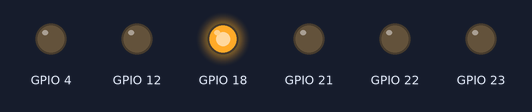
The program below on a simulated Raspberry Pi (BCM pin numbers). Shown: output pins drawn as LEDs (lit = HIGH). At 2.8 s the program stops and its outputs stay as they are.

Above: at 0.2 s.
At 0.6 s:
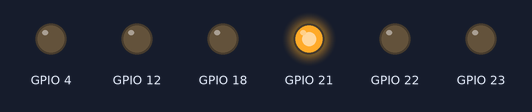
At 1.0 s:
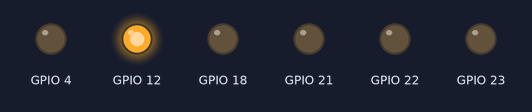
At 1.4 s:
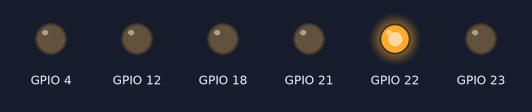
At 2.2 s:
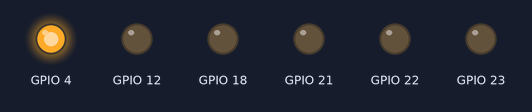
At 2.9 s:
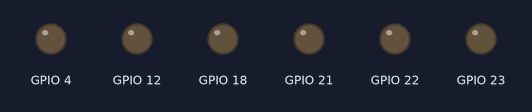
Timing chart, 0 to 4.3 s (numbered marks = the images above):
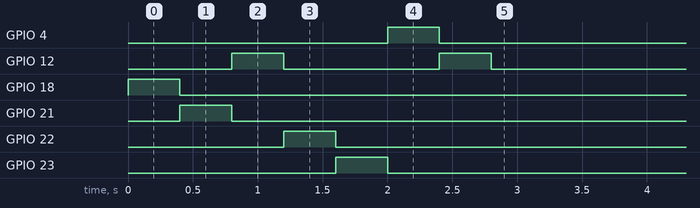

Measured:
- by itself, GPIO 4: LOW → HIGH at 2.0 s, → LOW 0.40 s later
- by itself, GPIO 12: alternates HIGH for 0.40 s and LOW for 1.2 s
- by itself, GPIO 18: LOW → HIGH at 0.00 s, → LOW 0.40 s later
- by itself, GPIO 21: LOW → HIGH at 0.40 s, → LOW 0.40 s later
- by itself, GPIO 22: LOW → HIGH at 1.2 s, → LOW 0.40 s later
- by itself, GPIO 23: LOW → HIGH at 1.6 s, → LOW 0.40 s later

The program:

ledControler.py
```python
import RPi.GPIO as GPIO
import time


GPIO.setmode(GPIO.BCM)
GPIO.setwarnings(False)

GPIO.setup(21,GPIO.OUT)
GPIO.setup(18,GPIO.OUT)
GPIO.setup(12,GPIO.OUT)
GPIO.setup(23,GPIO.OUT)
GPIO.setup(22,GPIO.OUT)
count = 0
GPIO.setup(4,GPIO.OUT)
GPIO.setup(12,GPIO.OUT)

GPIO.output(18,GPIO.HIGH)
time.sleep(0.4)
GPIO.output(18,GPIO.LOW)
count2 = count + 1

GPIO.output(21,GPIO.HIGH)
time.sleep(0.4)
GPIO.output(21,GPIO.LOW)


GPIO.output(12,GPIO.HIGH)
time.sleep(0.4)
GPIO.output(12,GPIO.LOW)

GPIO.output(22,GPIO.HIGH)
time.sleep(0.4)
GPIO.output(22,GPIO.LOW)

GPIO.output(23,GPIO.HIGH)
time.sleep(0.4)
GPIO.output(23,GPIO.LOW)

GPIO.output(4,GPIO.HIGH)
time.sleep(0.4)
GPIO.output(4,GPIO.LOW)

GPIO.output(12,GPIO.HIGH)
time.sleep(0.4)
GPIO.output(12,GPIO.LOW)
```
